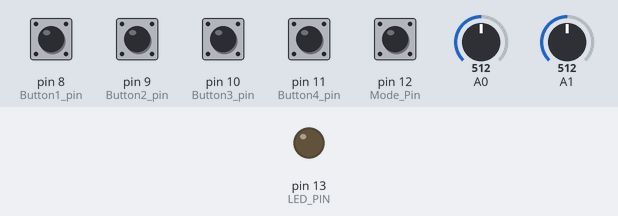
Recording of a sketch running on a simulated Arduino Leonardo, built with avr-gcc and run on an emulated ATmega32U4. Parts: output pins drawn as LEDs (lit = HIGH). The inputs (shaded band) are chosen by the test bench; at power-on: pin 8 (Button1_pin), pin 9 (Button2_pin), pin 10 (Button3_pin), pin 11 (Button4_pin), pin 12 (Mode_Pin) HIGH, A0 = 512, A1 = 512. USB keyboard and mouse output is not drawn.

Above: at 1.2 s.
1.3 s: pin 12 (Mode_Pin) pulled LOW for 0.15 s
At 2.3 s:
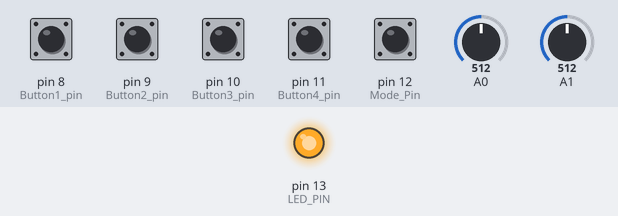
2.9 s: pin 12 (Mode_Pin) pulled LOW for 1 s
At 3.9 s:
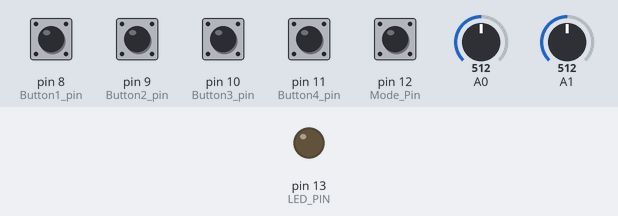
Timing chart, 0 to 5.9 s (numbered marks = the images above; inputs shaded):
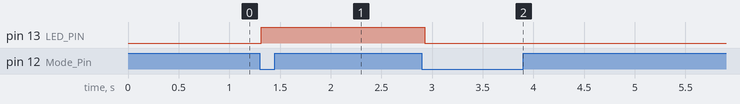

Measured:
- after the input at 1.3 s, pin 13 (LED_PIN): LOW → HIGH at once
- after the input at 2.9 s, pin 13 (LED_PIN): HIGH → LOW at once

The sketch:

HIDGamePad.ino
```cpp
/*
 Name:		HIDGamePad.ino
 Created:	1/25/2022 11:21:51 AM
 Author:	Nabz
*/

// the setup function runs once when you press reset or power the board

#include "Joystick.h"
const int TotalButtons = 20;
// Create Joystick
Joystick_ Joystick(JOYSTICK_DEFAULT_REPORT_ID, JOYSTICK_TYPE_GAMEPAD, TotalButtons, 0, true, true, false, false, false, false, false, false, false, false, false);

#pragma region vars

const bool initAutostate = true; //true sends auto, false needs polling with .sendSate()
bool _isAndroid = false;
int _xAxis = 0; //xAxis is RESERVED!!
int _yAxis = 0;

const int Button1_pin = 8;
const int Button2_pin = 9;
const int Button3_pin = 10;
const int Button4_pin = 11;

const int Mode_Pin = 12;
const int LED_PIN = 13;

int Last_testButtonState = 0;
int lastButtonStates[4] = { 0,0,0,0 };
const int pinToButtonMap = 8;

float Pad1_PotValue;
uint16_t Pad1_potCleanVal;
float Pad2_PotValue;
uint16_t Pad2_potCleanVal;
const int ledPin = 13;

int MODE_ledState = LOW;     // the current state of LED
int MODE_lastButtonState;    // the previous state of button
int MODE_currentButtonState;

uint16_t _min; //0 for unity and -127 for raspi
uint16_t _max;

int _indexOfJsButtonTotest = 0;
int x = 900;
bool flip = true;
#pragma endregion
void setup() {
    //  Serial.begin(9600);
    Do_setup();
}


void loop() {
    Do_loop();

}
```

OldDefinitions.ino
```cpp
//#include <math.h>
//

//*******************************************************************************************************************
//                HID iD               num of buttons up 50, num hatswitches up to 2 max, X, Y, Z, rotX, rotY, rotZ, rudder, throttle, accelerometr, break  steering)
//Joystick_ Joystick(0x07, JOYSTICK_TYPE_JOYSTICK, 4, 0, true, true, false, false, false, false, false, false, false, false, false);
//************************************************************


void ReadAnalogAndMap(int rangemin, int rangemax) {
    Pad1_PotValue = analogRead(A0);
    Pad2_PotValue = analogRead(A1);

    Pad1_potCleanVal = map(Pad1_PotValue, 0, 1023, rangemin, rangemax);//   round( sensorValue) / 10;
    Pad2_potCleanVal = map(Pad2_PotValue, 0, 1023, rangemin, rangemax);
}

void ReadAnSetButtons() {

    for (int index = 0; index < 4; index++)
    {
        int currentButtonState = !digitalRead(index + pinToButtonMap);
        if (currentButtonState != lastButtonStates[index])
        {
            //************************************************************
            if (_isAndroid) {
                if (index == 0) {
                    Joystick.setButton(0, currentButtonState);
                }
                else
                    if (index == 1) {
                        Joystick.setButton(1, currentButtonState);
                    }
                    else
                        if (index == 2) {
                            Joystick.setButton(3, currentButtonState);
                        }
                        else
                            if (index == 3) {
                                Joystick.setButton(4, currentButtonState);
                            }

            }
            else
                Joystick.setButton(index, currentButtonState);
            //************************************************************
            lastButtonStates[index] = currentButtonState;
        }
    }
}

void TestSwitch_to_pin(int argpin, int JoyButNum) {
    int testButtonState = !digitalRead(argpin);
    if (testButtonState != Last_testButtonState) {
        Joystick.setButton(JoyButNum, testButtonState);
        Last_testButtonState = testButtonState;
    }
}

void ReadModeButton() {
    MODE_lastButtonState = MODE_currentButtonState;
    MODE_currentButtonState = digitalRead(Mode_Pin);

    if (MODE_lastButtonState == HIGH && MODE_currentButtonState == LOW) {
        MODE_ledState = !MODE_ledState;

        if (MODE_ledState == HIGH) {
            _isAndroid = true;
        }
        else
            _isAndroid = false;
        digitalWrite(LED_PIN, MODE_ledState);
    }
}

void Do_setup() {
    // put your setup code here, to run once:

    pinMode(Button1_pin, INPUT_PULLUP);
    pinMode(Button2_pin, INPUT_PULLUP);
    pinMode(Button3_pin, INPUT_PULLUP);
    pinMode(Button4_pin, INPUT_PULLUP);
    pinMode(Mode_Pin, INPUT_PULLUP);
    pinMode(LED_PIN, OUTPUT);
    MODE_currentButtonState = digitalRead(Mode_Pin);
    //************************************************************
    Joystick.begin();
    delay(10);
     //************************************************************
}

void Do_loop() {
    ReadModeButton();
    ReadAnSetButtons();

    if (_isAndroid) { _min = 0; _max = 1023; }
    else {
        _min = 512;
        _max = 1023;
    }

    ReadAnalogAndMap(_min, _max);


    // TestSwitch_to_pin(11,_indexOfJsButtonTotest);

     //************************************************************
    Joystick.setYAxis(Pad1_potCleanVal);
    Joystick.setXAxis(Pad2_potCleanVal);
    //************************************************************


    delay(30);
}
```
